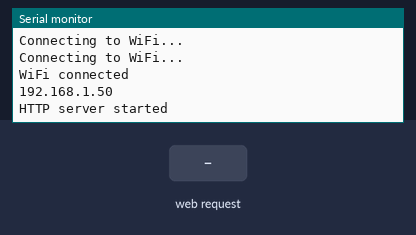
Simulated run of this sketch. Board: ESP8266 (NodeMCU). Shown: the last lines printed to the serial monitor. The test bench sets the inputs (shaded band). WiFi joins after 1.5 s; servers stay silent unless stated.

Above: at 3.2 s.
3.3 s: HTTP request GET /setForward received
At 4.5 s:
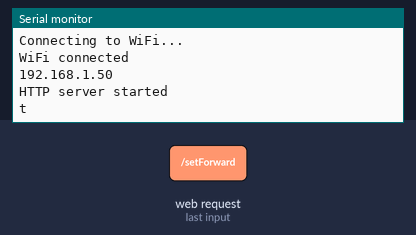
4.8 s: HTTP request GET /setReverse received
At 5.8 s:
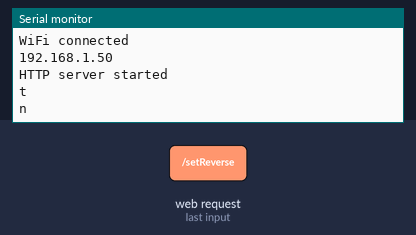
6.3 s: HTTP request GET /setForward?value=joy received
At 6.9 s:
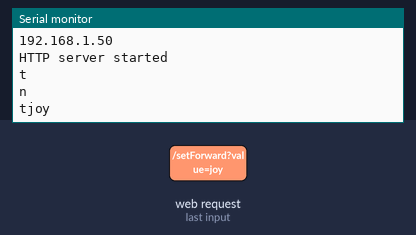
7.8 s: HTTP request GET /setReverse?value=joy received
At 9.3 s:
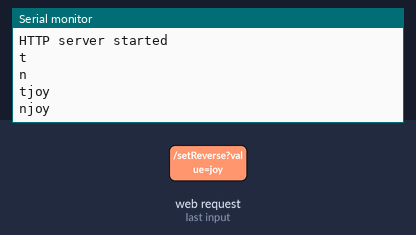

Measured:
- after the input at 3.3 s, the serial monitor: prints a new line at once (image 1)
- after the input at 4.8 s, the serial monitor: prints a new line at once (image 2)
- after the input at 6.3 s, the serial monitor: prints a new line at once (image 3)
- after the input at 7.8 s, the serial monitor: prints a new line at once (image 4)

The sketch:

ESP8266.ino
```cpp
#include <ESP8266WiFi.h>
#include <ESP8266WebServer.h>

const char *ssid = "@03.nmt";
const char *password = "truongqb";

ESP8266WebServer server(80);

String positionValue = "GENTER"; // Change from float to String

void setup() {
  Serial.begin(115200);

  // Kết nối đến WiFi
  WiFi.begin(ssid, password);
  while (WiFi.status() != WL_CONNECTED) {
    delay(1000);
    Serial.println("Connecting to WiFi...");
  }

  Serial.println("WiFi connected");
  Serial.println(WiFi.localIP());

  server.on("/", HTTP_GET, handleRoot);
  server.on("/getPosition", HTTP_GET, handleGetPosition);

  server.on("/setForward", HTTP_GET, handleSetForward);
  server.on("/setReverse", HTTP_GET, handleSetReverse);

  server.begin();
  Serial.println("HTTP server started");
}

void loop() {
  server.handleClient();

  // Đọc dữ liệu từ Serial để nhận giá trị từ Arduino
  while (Serial.available()) {
    String data = Serial.readStringUntil('\n');

    if (data.startsWith("joy")) {
      // Giữ lại chỉ số từ "dist" đến hết chuỗi để lấy giá trị khoảng cách
      String distanceStr = data.substring(3);

      // Cập nhật biến positionValue với chuỗi
      positionValue = distanceStr;
    }
  }
}

void handleRoot() {
  String html = "<html><head><script>function updateValue() { var xhttp = new XMLHttpRequest(); xhttp.onreadystatechange = function() { if (this.readyState == 4 && this.status == 200) { document.getElementById('positionValue').innerHTML = this.responseText; } }; xhttp.open('GET', '/getPosition', true); xhttp.send(); } setInterval(updateValue, 1000);</script></head>";
  html += "<body><h1>Joystick Value</h1>";
  html += "<p>Position: <span id='positionValue'>" + positionValue + "</span></p>";

  html += "<p>Enter the forward angle: <input type='text' id='forwardValue'></p>";
  html += "<button onclick='sendForwardValue()'>Move Forward</button>";

  html += "<p>Enter the reverse angle: <input type='text' id='reverseValue'></p>";
  html += "<button onclick='sendReverseValue()'>Move Reverse</button>";

  html += "</body><script>function sendForwardValue() { var forwardValue = document.getElementById('forwardValue').value; var xhttp = new XMLHttpRequest(); xhttp.open('GET', '/setForward?value=' + forwardValue, true); xhttp.send(); }</script>";
  html += "<script>function sendReverseValue() { var reverseValue = document.getElementById('reverseValue').value; var xhttp = new XMLHttpRequest(); xhttp.open('GET', '/setReverse?value=' + reverseValue, true); xhttp.send(); }</script></html>";
  server.send(200, "text/html", html);
}

void handleGetPosition() {
  // Gửi giá trị khoảng cách về trang web
  server.send(200, "text/plain", positionValue);
}

void handleSetForward() {
  String forwardValue = server.arg("value");
  Serial.println("t" + forwardValue);
  server.send(200, "text/plain", "Moved step to forward angle: " + forwardValue);
}

void handleSetReverse() {
  String reverseValue = server.arg("value");
  Serial.println("n" + reverseValue);
  server.send(200, "text/plain", "Moved step to reverse angle: " + reverseValue);
}
```
